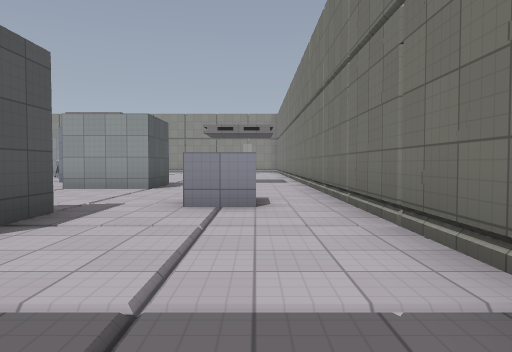
[1] (above)

22 first-person views from a walk through a Godot game level. The camera is 1.2 m above the floor, tilts 2° down and sees 70° across. The floor is counted in squares, 2 m on a side. Each view is taken from the middle of a square. On the plan, view 1 faces up. The plan holds only what a view shows up to about 10 squares ahead; the rest is blank. Surface patterns are stand-ins for the level's own textures.

[2]
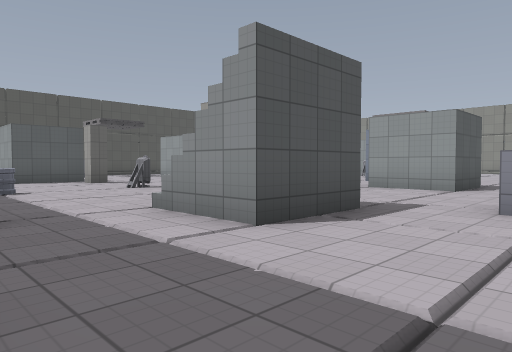

[3]
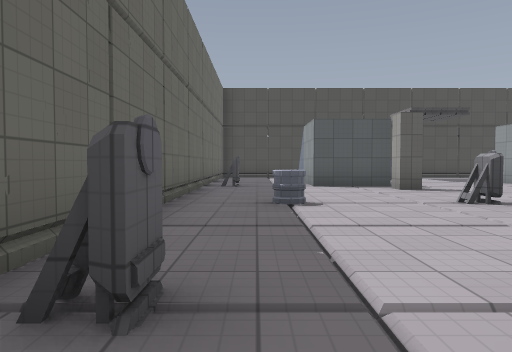

[4]
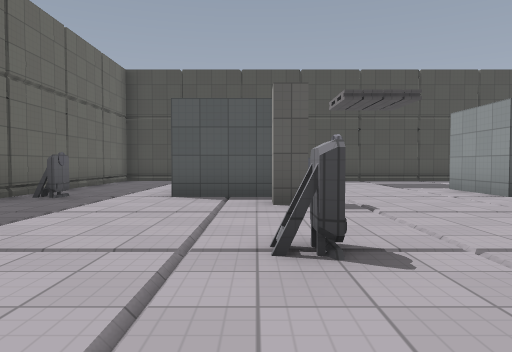

[5]
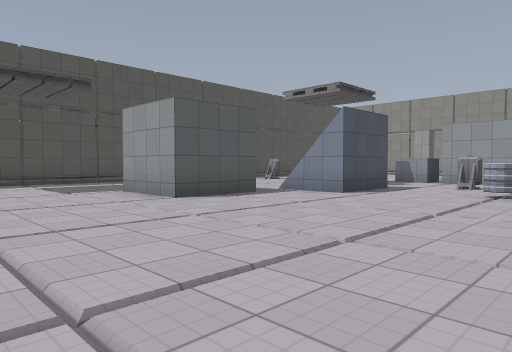

[6]
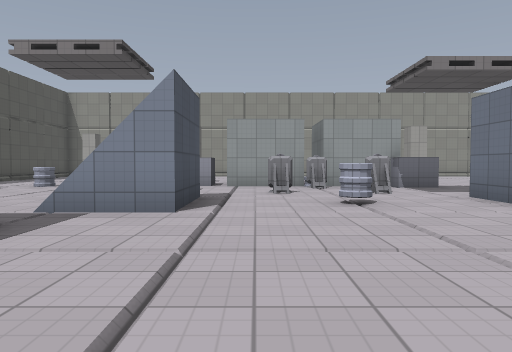

[7]
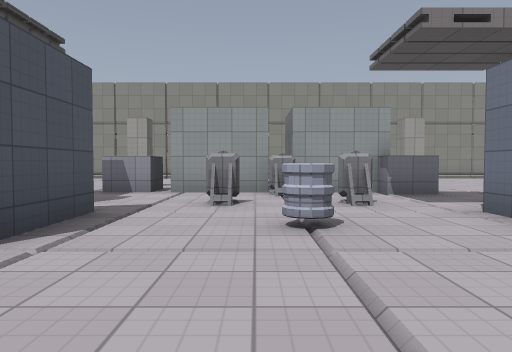

[8]
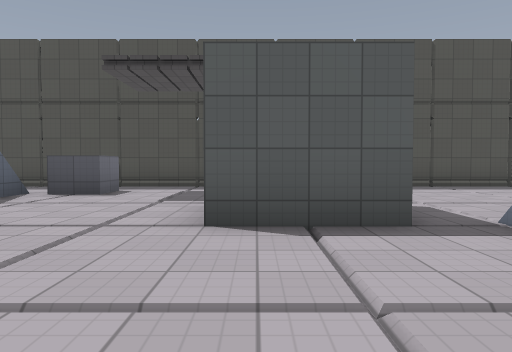

[9]
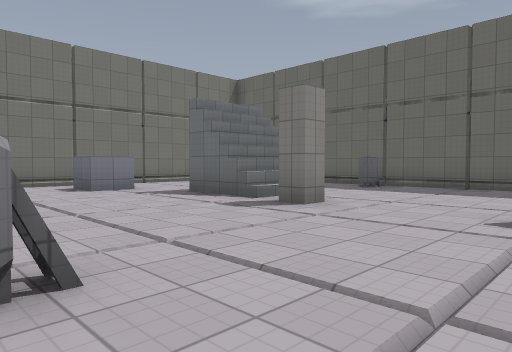

[10]
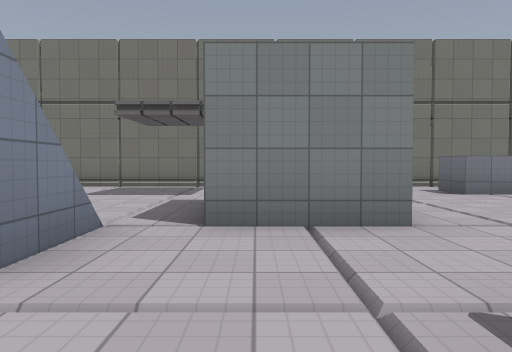

[11]
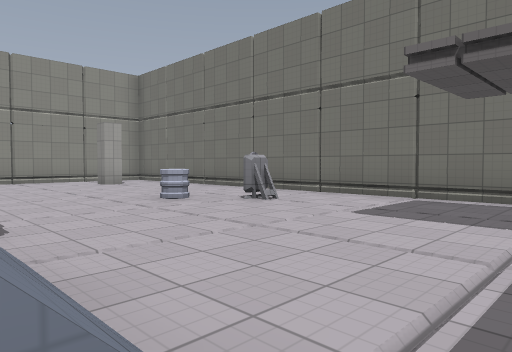

[12]
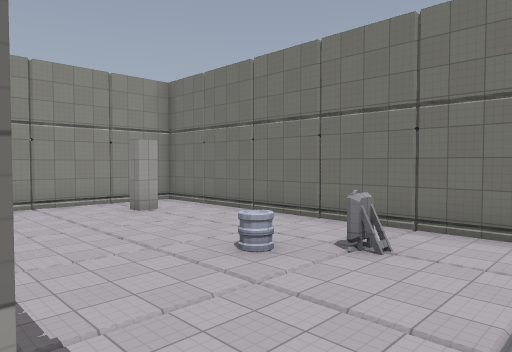

[13]
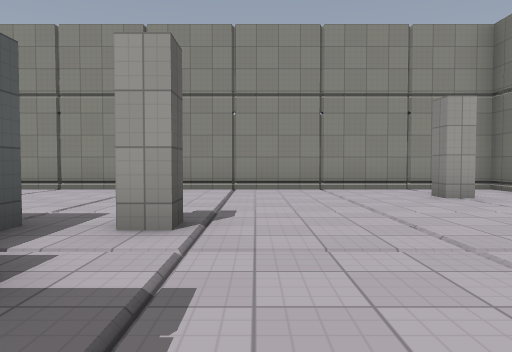

[14]
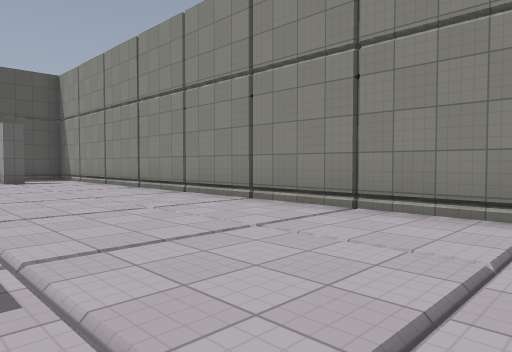

[15]
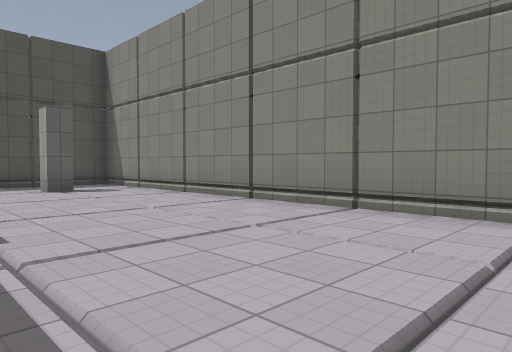

[16]
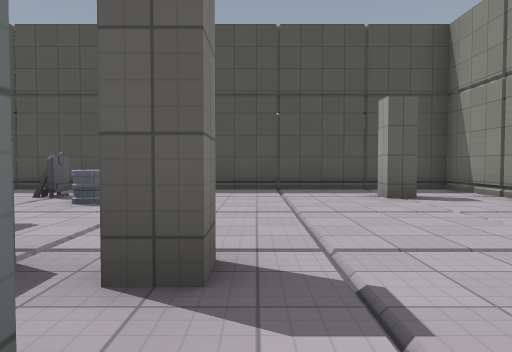

[17]
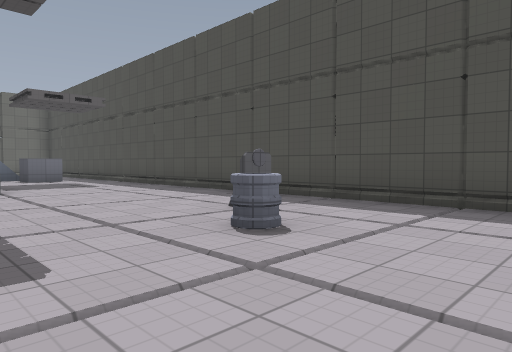

[18]
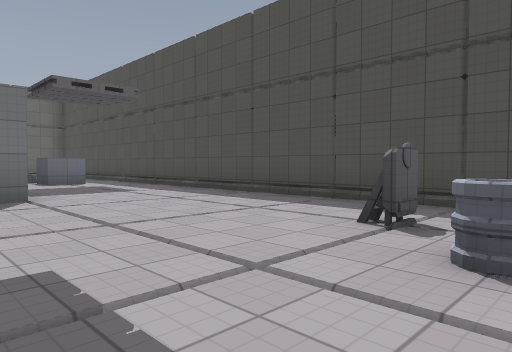

[19]
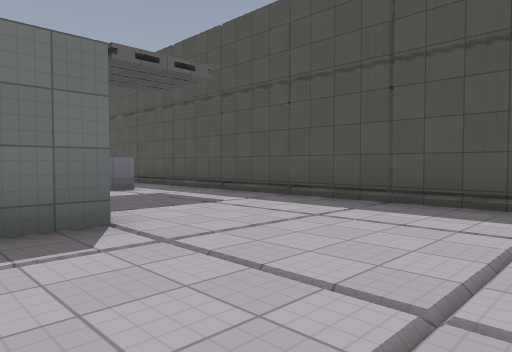

[20]
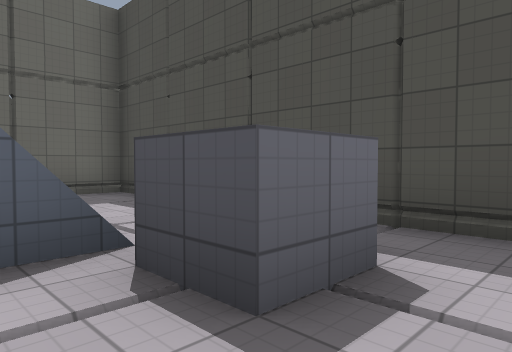

[21]
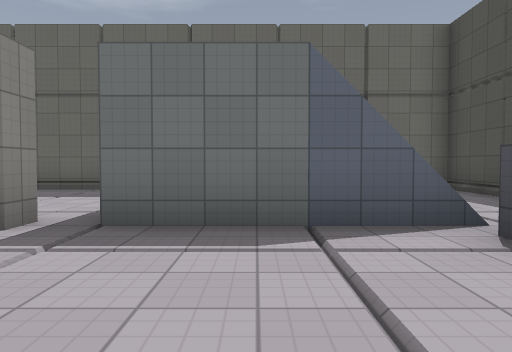

[22]
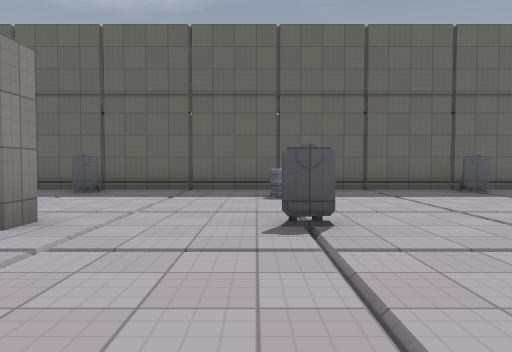

### Floor plan
Key: @ floor where view 1 was taken; # wall or solid block; . floor; / step, stairs or slope; C crate; B block; T target; P pillar; A barrel; O other object.
Columns run from 19 left of view 1 to 2 right of it. Each row starts with its distance up from view 1.
 24 ######################
 23 #....................#
 22 #..P...............P.#
 21 #....................#
 20 #....................#
 19 #......P......P......#
 18 #........    .#......#
 17 #...A..B.#CC#B....A..#
 16 #..T.......OOB.....O.#
 15 #..O......O.O.P....O.#
 14 #...... ..O.O.#......#
 13 #......  ..A.//......#
 12 #....../ ....//......#
 11 #....................#
 10 #....##........##. ..#
  9 #....C#.....O..C#. ..#
  8 #................. ..#
  7 #....................#
  6 #.BB..............BB.#
  5 #.BB....P..T..P...BB.#
  4 #../  B....O...//....#
  3 #..    ........//....#
  2 #.. .......A.........#
  1 #......O.......T.....
  0 #......O.......O...@
 -1 #################

Positions as (right, up) in squares from view 1, and headings:
1: (0, 0), facing up
2: (0, 0), facing up-left
3: (-3, 1), facing left
4: (-6, 4), facing left
5: (-7, 5), facing up-left
6: (-10, 7), facing up
7: (-9, 9), facing up
8: (-9, 9), facing left
9: (-9, 9), facing down-right
10: (-8, 10), facing right
11: (-5, 11), facing up-right
12: (-5, 13), facing up-right
13: (-4, 15), facing up
14: (-4, 19), facing up-left
15: (-8, 19), facing up-left
16: (-10, 19), facing left
17: (-13, 19), facing down-left
18: (-13, 17), facing down-left
19: (-13, 14), facing down-left
20: (-15, 7), facing down-left
21: (-14, 8), facing down
22: (-8, 8), facing down
